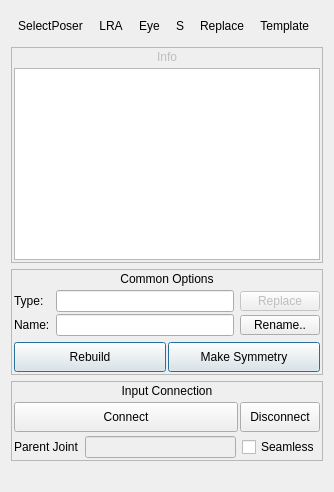
              <widget class="QWidget" name="moduleOptions_tab">
               <attribute name="title">
                <string>Module</string>
               </attribute>
               <layout class="QVBoxLayout" name="verticalLayout_13">
                <property name="spacing">
                 <number>6</number>
                </property>
                <item>
                 <widget class="QFrame" name="module_frame">
                  <property name="frameShape">
                   <enum>QFrame::NoFrame</enum>
                  </property>
                  <property name="frameShadow">
                   <enum>QFrame::Raised</enum>
                  </property>
                  <layout class="QVBoxLayout" name="verticalLayout_21" stretch="0,0,0,0,0">
                   <property name="spacing">
                    <number>6</number>
                   </property>
                   <property name="sizeConstraint">
                    <enum>QLayout::SetDefaultConstraint</enum>
                   </property>
                   <property name="leftMargin">
                    <number>0</number>
                   </property>
                   <property name="topMargin">
                    <number>0</number>
                   </property>
                   <property name="rightMargin">
                    <number>0</number>
                   </property>
                   <property name="bottomMargin">
                    <number>0</number>
                   </property>
                   <item>
                    <widget class="QFrame" name="moduleToolbar_frame_2">
                     <property name="minimumSize">
                      <size>
                       <width>0</width>
                       <height>30</height>
                      </size>
                     </property>
                     <property name="frameShape">
                      <enum>QFrame::NoFrame</enum>
                     </property>
                     <property name="frameShadow">
                      <enum>QFrame::Raised</enum>
                     </property>
                     <layout class="QHBoxLayout" name="horizontalLayout_6">
                      <property name="spacing">
                       <number>2</number>
                      </property>
                      <property name="leftMargin">
                       <number>0</number>
                      </property>
                      <property name="topMargin">
                       <number>0</number>
                      </property>
                      <property name="rightMargin">
                       <number>0</number>
                      </property>
                      <property name="bottomMargin">
                       <number>0</number>
                      </property>
                      <item>
                       <widget class="QToolButton" name="selectPoser_but">
                        <property name="text">
                         <string>SelectPoser</string>
                        </property>
                        <property name="popupMode">
                         <enum>QToolButton::InstantPopup</enum>
                        </property>
                        <property name="autoRaise">
                         <bool>true</bool>
                        </property>
                        <property name="arrowType">
                         <enum>Qt::NoArrow</enum>
                        </property>
                       </widget>
                      </item>
                      <item>
                       <widget class="QToolButton" name="module_axises_but">
                        <property name="text">
                         <string>LRA</string>
                        </property>
                        <property name="popupMode">
                         <enum>QToolButton::InstantPopup</enum>
                        </property>
                        <property name="autoRaise">
                         <bool>true</bool>
                        </property>
                        <property name="arrowType">
                         <enum>Qt::NoArrow</enum>
                        </property>
                       </widget>
                      </item>
                      <item>
                       <widget class="QToolButton" name="module_vis_but">
                        <property name="text">
                         <string>Eye</string>
                        </property>
                        <property name="popupMode">
                         <enum>QToolButton::InstantPopup</enum>
                        </property>
                        <property name="autoRaise">
                         <bool>true</bool>
                        </property>
                        <property name="arrowType">
                         <enum>Qt::NoArrow</enum>
                        </property>
                       </widget>
                      </item>
                      <item>
                       <widget class="QToolButton" name="module_solo_but">
                        <property name="text">
                         <string>S</string>
                        </property>
                        <property name="popupMode">
                         <enum>QToolButton::InstantPopup</enum>
                        </property>
                        <property name="autoRaise">
                         <bool>true</bool>
                        </property>
                        <property name="arrowType">
                         <enum>Qt::NoArrow</enum>
                        </property>
                       </widget>
                      </item>
                      <item>
                       <spacer name="horizontalSpacer_9">
                        <property name="orientation">
                         <enum>Qt::Horizontal</enum>
                        </property>
                        <property name="sizeHint" stdset="0">
                         <size>
                          <width>0</width>
                          <height>20</height>
                         </size>
                        </property>
                       </spacer>
                      </item>
                      <item>
                       <widget class="QToolButton" name="replaceModule_but">
                        <property name="text">
                         <string>Replace</string>
                        </property>
                        <property name="popupMode">
                         <enum>QToolButton::InstantPopup</enum>
                        </property>
                        <property name="autoRaise">
                         <bool>true</bool>
                        </property>
                        <property name="arrowType">
                         <enum>Qt::NoArrow</enum>
                        </property>
                       </widget>
                      </item>
                      <item>
                       <widget class="QToolButton" name="moduleTemplate_but">
                        <property name="text">
                         <string>Template  </string>
                        </property>
                        <property name="popupMode">
                         <enum>QToolButton::InstantPopup</enum>
                        </property>
                        <property name="autoRaise">
                         <bool>true</bool>
                        </property>
                        <property name="arrowType">
                         <enum>Qt::NoArrow</enum>
                        </property>
                       </widget>
                      </item>
                     </layout>
                    </widget>
                   </item>
                   <item>
                    <widget class="QFrame" name="infoCurrentModule_frame">
                     <property name="enabled">
                      <bool>true</bool>
                     </property>
                     <property name="frameShape">
                      <enum>QFrame::StyledPanel</enum>
                     </property>
                     <property name="frameShadow">
                      <enum>QFrame::Plain</enum>
                     </property>
                     <layout class="QVBoxLayout" name="verticalLayout_14">
                      <property name="spacing">
                       <number>4</number>
                      </property>
                      <property name="leftMargin">
                       <number>2</number>
                      </property>
                      <property name="topMargin">
                       <number>2</number>
                      </property>
                      <property name="rightMargin">
                       <number>2</number>
                      </property>
                      <property name="bottomMargin">
                       <number>2</number>
                      </property>
                      <item>
                       <widget class="QLabel" name="info_label">
                        <property name="enabled">
                         <bool>false</bool>
                        </property>
                        <property name="text">
                         <string>Info</string>
                        </property>
                        <property name="alignment">
                         <set>Qt::AlignCenter</set>
                        </property>
                       </widget>
                      </item>
                      <item>
                       <widget class="QFrame" name="info_groupFrame">
                        <property name="frameShape">
                         <enum>QFrame::NoFrame</enum>
                        </property>
                        <property name="frameShadow">
                         <enum>QFrame::Raised</enum>
                        </property>
                        <layout class="QVBoxLayout" name="verticalLayout_17">
                         <property name="spacing">
                          <number>0</number>
                         </property>
                         <property name="leftMargin">
                          <number>0</number>
                         </property>
                         <property name="topMargin">
                          <number>0</number>
                         </property>
                         <property name="rightMargin">
                          <number>0</number>
                         </property>
                         <property name="bottomMargin">
                          <number>0</number>
                         </property>
                         <item>
                          <widget class="QPlainTextEdit" name="info_textEdit">
                           <property name="sizePolicy">
                            <sizepolicy hsizetype="Expanding" vsizetype="Preferred">
                             <horstretch>0</horstretch>
                             <verstretch>0</verstretch>
                            </sizepolicy>
                           </property>
                           <property name="readOnly">
                            <bool>true</bool>
                           </property>
                          </widget>
                         </item>
                        </layout>
                       </widget>
                      </item>
                     </layout>
                    </widget>
                   </item>
                   <item>
                    <widget class="QFrame" name="frame_5">
                     <property name="frameShape">
                      <enum>QFrame::StyledPanel</enum>
                     </property>
                     <property name="frameShadow">
                      <enum>QFrame::Plain</enum>
                     </property>
                     <layout class="QVBoxLayout" name="verticalLayout_24">
                      <property name="spacing">
                       <number>4</number>
                      </property>
                      <property name="leftMargin">
                       <number>2</number>
                      </property>
                      <property name="topMargin">
                       <number>2</number>
                      </property>
                      <property name="rightMargin">
                       <number>2</number>
                      </property>
                      <property name="bottomMargin">
                       <number>2</number>
                      </property>
                      <item>
                       <widget class="QLabel" name="commonOptions_label">
                        <property name="text">
                         <string>Common Options</string>
                        </property>
                        <property name="alignment">
                         <set>Qt::AlignCenter</set>
                        </property>
                       </widget>
                      </item>
                      <item>
                       <widget class="QFrame" name="commonOptions_groupFrame">
                        <property name="frameShape">
                         <enum>QFrame::NoFrame</enum>
                        </property>
                        <property name="frameShadow">
                         <enum>QFrame::Raised</enum>
                        </property>
                        <layout class="QVBoxLayout" name="verticalLayout_25">
                         <property name="spacing">
                          <number>6</number>
                         </property>
                         <property name="leftMargin">
                          <number>0</number>
                         </property>
                         <property name="topMargin">
                          <number>0</number>
                         </property>
                         <property name="rightMargin">
                          <number>0</number>
                         </property>
                         <property name="bottomMargin">
                          <number>0</number>
                         </property>
                         <item>
                          <layout class="QGridLayout" name="gridLayout">
                           <property name="topMargin">
                            <number>0</number>
                           </property>
                           <property name="bottomMargin">
                            <number>0</number>
                           </property>
                           <property name="horizontalSpacing">
                            <number>6</number>
                           </property>
                           <property name="verticalSpacing">
                            <number>2</number>
                           </property>
                           <item row="0" column="0">
                            <widget class="QLabel" name="moduleName_label_3">
                             <property name="text">
                              <string>Type:</string>
                             </property>
                            </widget>
                           </item>
                           <item row="1" column="1">
                            <widget class="QLineEdit" name="moduleName_lineEdit">
                             <property name="enabled">
                              <bool>true</bool>
                             </property>
                             <property name="readOnly">
                              <bool>true</bool>
                             </property>
                            </widget>
                           </item>
                           <item row="1" column="2">
                            <widget class="QPushButton" name="renameModule_btn">
                             <property name="sizePolicy">
                              <sizepolicy hsizetype="Fixed" vsizetype="Fixed">
                               <horstretch>0</horstretch>
                               <verstretch>0</verstretch>
                              </sizepolicy>
                             </property>
                             <property name="minimumSize">
                              <size>
                               <width>80</width>
                               <height>0</height>
                              </size>
                             </property>
                             <property name="maximumSize">
                              <size>
                               <width>80</width>
                               <height>20</height>
                              </size>
                             </property>
                             <property name="text">
                              <string>Rename..</string>
                             </property>
                             <property name="checkable">
                              <bool>false</bool>
                             </property>
                            </widget>
                           </item>
                           <item row="1" column="0">
                            <widget class="QLabel" name="name_label_3">
                             <property name="font">
                              <font>
                               <weight>50</weight>
                               <bold>false</bold>
                              </font>
                             </property>
                             <property name="text">
                              <string>Name:</string>
                             </property>
                            </widget>
                           </item>
                           <item row="0" column="2">
                            <widget class="QPushButton" name="renameModule_btn_3">
                             <property name="enabled">
                              <bool>false</bool>
                             </property>
                             <property name="sizePolicy">
                              <sizepolicy hsizetype="Fixed" vsizetype="Fixed">
                               <horstretch>0</horstretch>
                               <verstretch>0</verstretch>
                              </sizepolicy>
                             </property>
                             <property name="minimumSize">
                              <size>
                               <width>80</width>
                               <height>0</height>
                              </size>
                             </property>
                             <property name="maximumSize">
                              <size>
                               <width>80</width>
                               <height>20</height>
                              </size>
                             </property>
                             <property name="text">
                              <string>Replace</string>
                             </property>
                             <property name="checkable">
                              <bool>false</bool>
                             </property>
                            </widget>
                           </item>
                           <item row="0" column="1">
                            <widget class="QLineEdit" name="moduleType_lineEdit">
                             <property name="enabled">
                              <bool>true</bool>
                             </property>
                             <property name="readOnly">
                              <bool>true</bool>
                             </property>
                            </widget>
                           </item>
                          </layout>
                         </item>
                         <item>
                          <layout class="QHBoxLayout" name="horizontalLayout_9">
                           <property name="spacing">
                            <number>2</number>
                           </property>
                           <item>
                            <widget class="QPushButton" name="rebuildModule_btn">
                             <property name="sizePolicy">
                              <sizepolicy hsizetype="Fixed" vsizetype="Fixed">
                               <horstretch>0</horstretch>
                               <verstretch>0</verstretch>
                              </sizepolicy>
                             </property>
                             <property name="minimumSize">
                              <size>
                               <width>0</width>
                               <height>30</height>
                              </size>
                             </property>
                             <property name="maximumSize">
                              <size>
                               <width>100000</width>
                               <height>16777215</height>
                              </size>
                             </property>
                             <property name="text">
                              <string>Rebuild</string>
                             </property>
                             <property name="checkable">
                              <bool>false</bool>
                             </property>
                             <property name="autoDefault">
                              <bool>false</bool>
                             </property>
                             <property name="default">
                              <bool>true</bool>
                             </property>
                            </widget>
                           </item>
                           <item>
                            <widget class="QPushButton" name="makeSymmetryModule_btn">
                             <property name="sizePolicy">
                              <sizepolicy hsizetype="Fixed" vsizetype="Fixed">
                               <horstretch>0</horstretch>
                               <verstretch>0</verstretch>
                              </sizepolicy>
                             </property>
                             <property name="minimumSize">
                              <size>
                               <width>0</width>
                               <height>30</height>
                              </size>
                             </property>
                             <property name="maximumSize">
                              <size>
                               <width>100000</width>
                               <height>16777215</height>
                              </size>
                             </property>
                             <property name="text">
                              <string>Make Symmetry</string>
                             </property>
                             <property name="checkable">
                              <bool>false</bool>
                             </property>
                             <property name="autoDefault">
                              <bool>false</bool>
                             </property>
                             <property name="default">
                              <bool>true</bool>
                             </property>
                            </widget>
                           </item>
                          </layout>
                         </item>
                        </layout>
                       </widget>
                      </item>
                     </layout>
                    </widget>
                   </item>
                   <item>
                    <widget class="QFrame" name="frame_3">
                     <property name="minimumSize">
                      <size>
                       <width>0</width>
                       <height>0</height>
                      </size>
                     </property>
                     <property name="frameShape">
                      <enum>QFrame::StyledPanel</enum>
                     </property>
                     <property name="frameShadow">
                      <enum>QFrame::Plain</enum>
                     </property>
                     <layout class="QVBoxLayout" name="verticalLayout_12">
                      <property name="spacing">
                       <number>4</number>
                      </property>
                      <property name="leftMargin">
                       <number>2</number>
                      </property>
                      <property name="topMargin">
                       <number>2</number>
                      </property>
                      <property name="rightMargin">
                       <number>2</number>
                      </property>
                      <property name="bottomMargin">
                       <number>2</number>
                      </property>
                      <item>
                       <widget class="QLabel" name="inputConnections_label">
                        <property name="text">
                         <string>Input Connection</string>
                        </property>
                        <property name="alignment">
                         <set>Qt::AlignCenter</set>
                        </property>
                        <property name="margin">
                         <number>2</number>
                        </property>
                       </widget>
                      </item>
                      <item>
                       <widget class="QFrame" name="inputConnections_groupFrame">
                        <property name="frameShape">
                         <enum>QFrame::NoFrame</enum>
                        </property>
                        <property name="frameShadow">
                         <enum>QFrame::Raised</enum>
                        </property>
                        <layout class="QVBoxLayout" name="verticalLayout_20">
                         <property name="spacing">
                          <number>4</number>
                         </property>
                         <property name="leftMargin">
                          <number>0</number>
                         </property>
                         <property name="topMargin">
                          <number>0</number>
                         </property>
                         <property name="rightMargin">
                          <number>0</number>
                         </property>
                         <property name="bottomMargin">
                          <number>0</number>
                         </property>
                         <item>
                          <layout class="QHBoxLayout" name="horizontalLayout_4">
                           <property name="spacing">
                            <number>2</number>
                           </property>
                           <item>
                            <widget class="QPushButton" name="connectModule_btn">
                             <property name="sizePolicy">
                              <sizepolicy hsizetype="Fixed" vsizetype="Fixed">
                               <horstretch>0</horstretch>
                               <verstretch>0</verstretch>
                              </sizepolicy>
                             </property>
                             <property name="minimumSize">
                              <size>
                               <width>0</width>
                               <height>30</height>
                              </size>
                             </property>
                             <property name="maximumSize">
                              <size>
                               <width>100000</width>
                               <height>16777215</height>
                              </size>
                             </property>
                             <property name="text">
                              <string>Connect</string>
                             </property>
                             <property name="checkable">
                              <bool>false</bool>
                             </property>
                            </widget>
                           </item>
                           <item>
                            <widget class="QPushButton" name="disconnectModule_btn">
                             <property name="sizePolicy">
                              <sizepolicy hsizetype="Fixed" vsizetype="Fixed">
                               <horstretch>0</horstretch>
                               <verstretch>0</verstretch>
                              </sizepolicy>
                             </property>
                             <property name="minimumSize">
                              <size>
                               <width>0</width>
                               <height>30</height>
                              </size>
                             </property>
                             <property name="maximumSize">
                              <size>
                               <width>80</width>
                               <height>30</height>
                              </size>
                             </property>
                             <property name="text">
                              <string>Disconnect</string>
                             </property>
                             <property name="checkable">
                              <bool>false</bool>
                             </property>
                            </widget>
                           </item>
                          </layout>
                         </item>
                         <item>
                          <layout class="QGridLayout" name="gridLayout_2">
                           <property name="horizontalSpacing">
                            <number>6</number>
                           </property>
                           <property name="verticalSpacing">
                            <number>2</number>
                           </property>
                           <item row="0" column="0">
                            <widget class="QLabel" name="label_24">
                             <property name="text">
                              <string>Parent Joint</string>
                             </property>
                            </widget>
                           </item>
                           <item row="0" column="1">
                            <widget class="QLineEdit" name="parent_lineEdit">
                             <property name="enabled">
                              <bool>false</bool>
                             </property>
                             <property name="readOnly">
                              <bool>true</bool>
                             </property>
                            </widget>
                           </item>
                           <item row="0" column="2">
                            <widget class="QCheckBox" name="seamless_checkBox">
                             <property name="layoutDirection">
                              <enum>Qt::LeftToRight</enum>
                             </property>
                             <property name="text">
                              <string>Seamless</string>
                             </property>
                            </widget>
                           </item>
                          </layout>
                         </item>
                        </layout>
                       </widget>
                      </item>
                     </layout>
                    </widget>
                   </item>
                   <item>
                    <widget class="QLabel" name="moduleOptions_dummy_label">
                     <property name="sizePolicy">
                      <sizepolicy hsizetype="Preferred" vsizetype="Expanding">
                       <horstretch>0</horstretch>
                       <verstretch>0</verstretch>
                      </sizepolicy>
                     </property>
                     <property name="text">
                      <string/>
                     </property>
                     <property name="alignment">
                      <set>Qt::AlignCenter</set>
                     </property>
                    </widget>
                   </item>
                  </layout>
                 </widget>
                </item>
               </layout>
              </widget>
